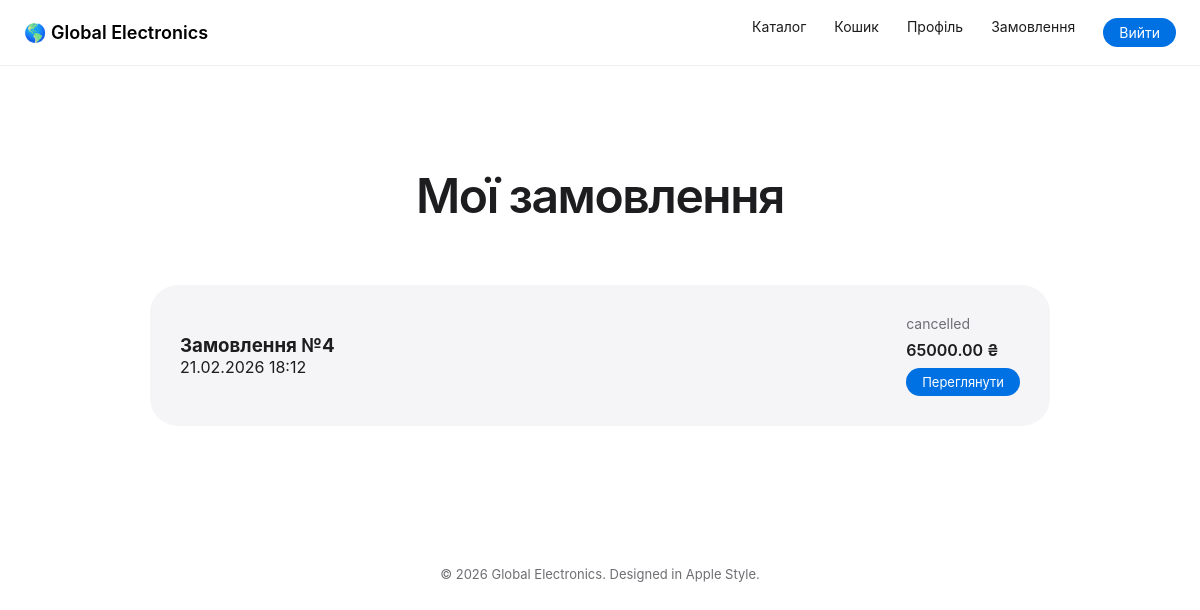
Page /my-orders/ (signed in) on the earlier database version.
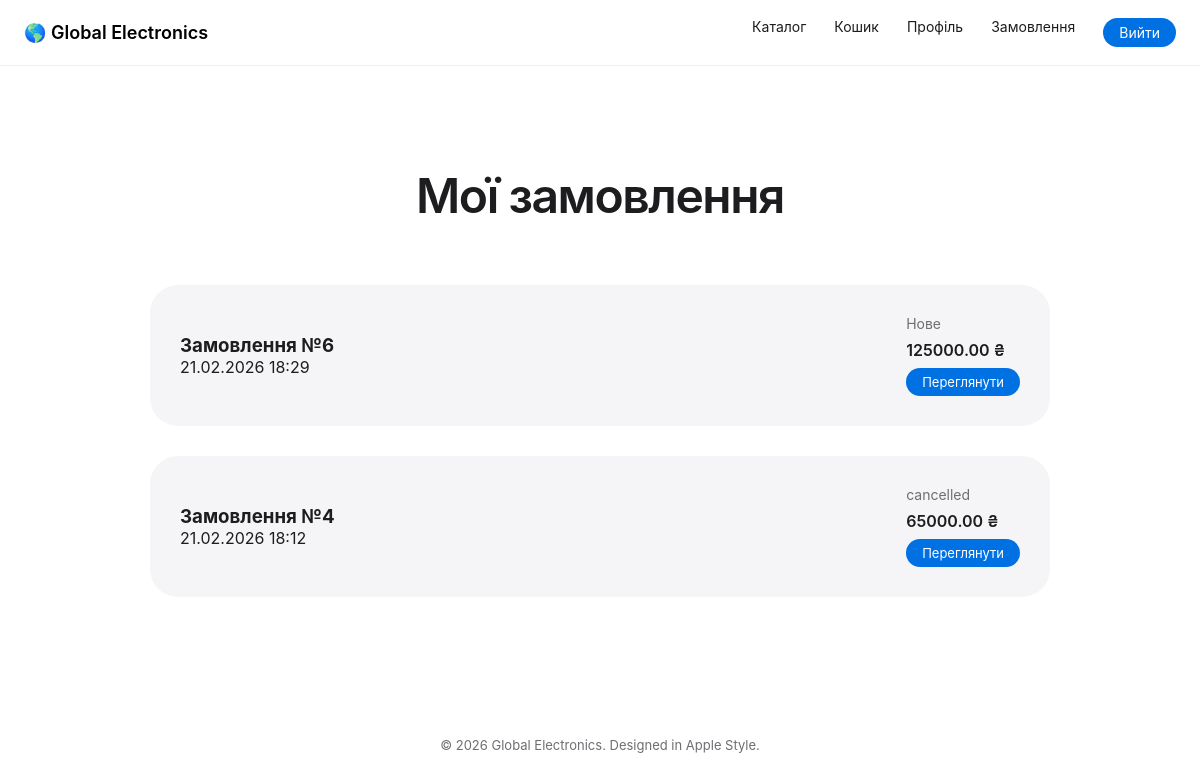
Same page on the later database version.
### electricapp/models.py (models this page shows, shortened)
class Order(models.Model):
    STATUS_CHOICES = [
        ('new', 'Нове'),
        ('processing', 'В обробці'),
        ('done', 'Виконано'),
    ]
    user = models.ForeignKey(
        User,
        on_delete=models.CASCADE,
        related_name='orders'
    )
    created_at = models.DateTimeField(auto_now_add=True)
    status = models.CharField(
        max_length=20,
        choices=STATUS_CHOICES,
        default='new'
    )
    is_paid = models.BooleanField(default=False)
    total_price = models.DecimalField(
        max_digits=10,
        decimal_places=2,
        default=0
    )
    class Meta:
        ordering = ['-created_at']
        verbose_name = "Замовлення"
        verbose_name_plural = "Замовлення"

### electricapp/views.py (the view)
# urls.py: path('my-orders/', my_orders, name='my_orders'),
@login_required
def my_orders(request):
    orders = Order.objects.filter(user=request.user).order_by('-created_at')
    return render(request, 'electricapp/my_orders.html', {
        'orders': orders
    })

### templates/electricapp/my_orders.html (shortened to what this page needs)
{% extends "electricapp/base.html" %}
{% block content %}
<h1 class="page-title">Мої замовлення</h1>
{% if orders %}
<div class="orders-container">
    {% for order in orders %}
    <div class="order-card">
        <div>
            <h3>Замовлення №{{ order.id }}</h3>
            <p>{{ order.created_at|date:"d.m.Y H:i" }}</p>
        </div>
        <div>
            <p class="order-status">{{ order.get_status_display }}</p>
            <p class="order-price">{{ order.total_price }} ₴</p>
            <a href="{% url 'order_detail' order.id %}" class="btn-small">
                Переглянути
            </a>
        </div>
    </div>
    {% endfor %}
</div>
{% else %}
<p class="empty-text">У вас ще немає замовлень.</p>
{% endif %}
{% endblock %}

Differences in the rows shown:
added Order: id "6", created_at "21.02.2026 18:29", status "Нове", total_price "125000.00"
